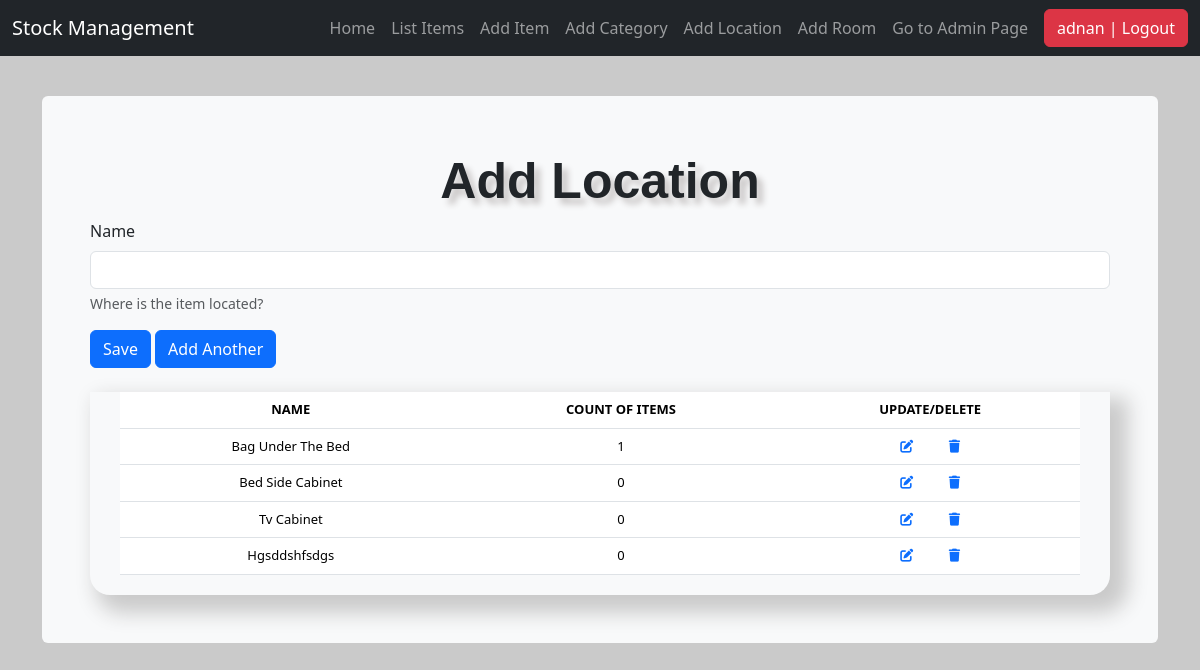
/add_location/ (signed in), run on an earlier commit of the app's database.
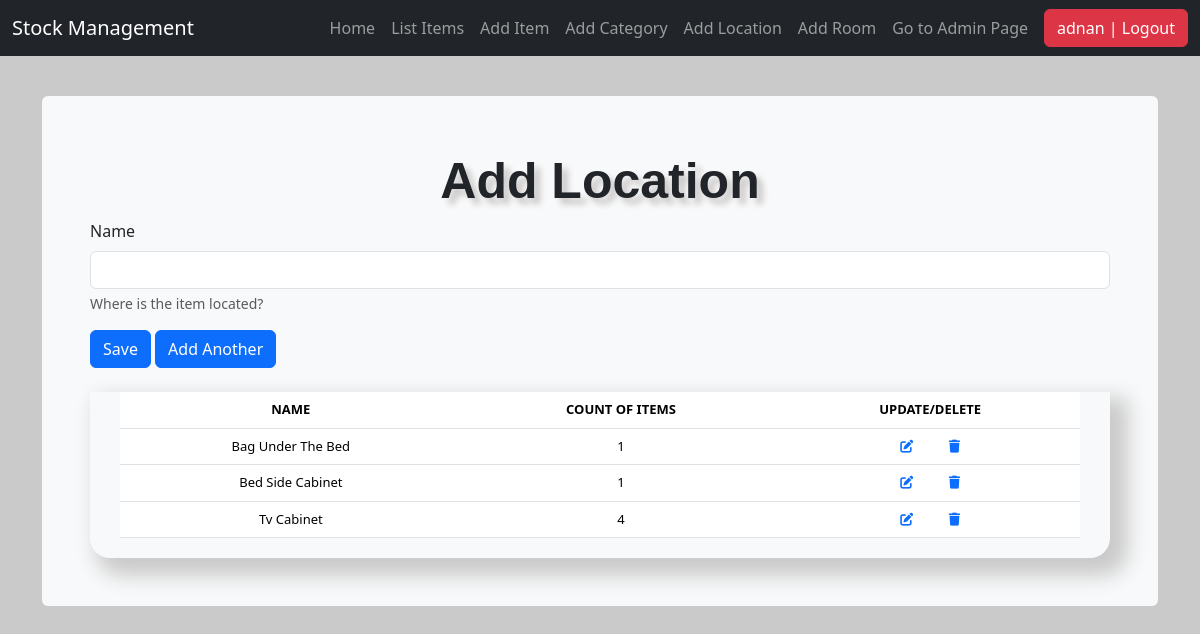
And on a later commit of the database.
### stockmgmt/models.py (models this page shows, shortened)
class Location(models.Model):
    name = models.CharField(max_length=50, blank=True,
                            null=True, help_text="Where is the item located?")

### stockmgmt/views.py (the view, shortened to what this page needs)
# urls.py: path('add_location/', views.add_location, name='add_location'),
@login_required
def add_location(request):
    form = LocationCreateForm(request.POST or None)
    locations = Location.objects.annotate(
        total_quantity=Coalesce(Subquery(
            Stock.objects.filter(location=OuterRef('pk'))
            .values('location')
            .annotate(total=Sum('quantity'))
            .values('total')
        ), 0)
    )
    context = {
        "form": form,
        "title": "Add Location",
        "locations": locations,
    }
    return render(request, "./includes/add_location.html", context)

### stockmgmt/forms.py
class LocationCreateForm(forms.ModelForm):
    class Meta:
        model = Location
        fields = [
            'name'
        ]

### stockmgmt/templates/includes/add_location.html (shortened to what this page needs)
{% extends 'base.html' %}
{% load crispy_forms_tags %}
{% block content %}
<form method="POST">
    <div>
        <div>
            {{ form.name|as_crispy_field }}
        </div>
    </div>
    <div class="form-group">
        <input type="submit" name="save" value='Save' class="btn btn-primary" />
        {% if 'update' not in request.path %}
        <input type="submit" name="add_another" value='Add Another' class="btn btn-primary" />
        {% endif %}
    </div>
</form>
<br />
{% if 'update' not in request.path %}
<div class="display_table" id="display_table">
    <table class='table'>
        <thead>
            <tr>
                <th>NAME</th>
                <th>COUNT OF ITEMS</th>
                <th>UPDATE/DELETE</th>
            </tr>
        </thead>
        {% for instance in locations %}
        <tr>
            <td>{{ instance.name|title }}</td>
            <td>{{ instance.total_quantity }}</td>
            <td><a href="{% url 'update_location' instance.id %}"><i class="fa-solid fa-pen-to-square px-3"></i></a>
                <a class="pointer"
                    onclick="deleteLocationConfirmation('{{ instance.name.title }}', '{% url 'delete_location' instance.id %}')">
                    <i class="fa-solid fa-trash px-3"></i>
                </a>
            </td>
        </tr>
        {% endfor %}
    </table>
</div>
{% endif %}
{% endblock %}

What changed in the data, as far as the page shows it:
removed Location: name "Hgsddshfsdgs", total_quantity "0"
computed for Location "Bed Side Cabinet": total_quantity "0" → "1"
computed for Location "Tv Cabinet": total_quantity "0" → "4"
